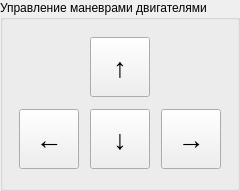
        <widget class="QGroupBox" name="groupBox_8">
         <property name="geometry">
          <rect>
           <x>629</x>
           <y>400</y>
           <width>240</width>
           <height>191</height>
          </rect>
         </property>
         <property name="title">
          <string>Управление маневрами двигателями</string>
         </property>
         <layout class="QVBoxLayout" name="verticalLayout_18">
          <item>
           <layout class="QHBoxLayout" name="horizontalLayout_19" stretch="0,0,0">
            <item>
             <spacer name="horizontalSpacer_20">
              <property name="orientation">
               <enum>Qt::Horizontal</enum>
              </property>
              <property name="sizeHint" stdset="0">
               <size>
                <width>58</width>
                <height>20</height>
               </size>
              </property>
             </spacer>
            </item>
            <item>
             <widget class="QPushButton" name="pushButton_5">
              <property name="minimumSize">
               <size>
                <width>60</width>
                <height>60</height>
               </size>
              </property>
              <property name="maximumSize">
               <size>
                <width>60</width>
                <height>60</height>
               </size>
              </property>
              <property name="font">
               <font>
                <pointsize>20</pointsize>
               </font>
              </property>
              <property name="autoFillBackground">
               <bool>false</bool>
              </property>
              <property name="text">
               <string>↑</string>
              </property>
              <property name="autoDefault">
               <bool>false</bool>
              </property>
              <property name="default">
               <bool>false</bool>
              </property>
              <property name="flat">
               <bool>false</bool>
              </property>
             </widget>
            </item>
            <item>
             <spacer name="horizontalSpacer_21">
              <property name="orientation">
               <enum>Qt::Horizontal</enum>
              </property>
              <property name="sizeHint" stdset="0">
               <size>
                <width>48</width>
                <height>20</height>
               </size>
              </property>
             </spacer>
            </item>
           </layout>
          </item>
          <item>
           <layout class="QHBoxLayout" name="horizontalLayout_9">
            <item>
             <widget class="QPushButton" name="pushButton_7">
              <property name="minimumSize">
               <size>
                <width>60</width>
                <height>60</height>
               </size>
              </property>
              <property name="maximumSize">
               <size>
                <width>60</width>
                <height>60</height>
               </size>
              </property>
              <property name="font">
               <font>
                <pointsize>20</pointsize>
               </font>
              </property>
              <property name="text">
               <string>←</string>
              </property>
             </widget>
            </item>
            <item>
             <widget class="QPushButton" name="pushButton_6">
              <property name="minimumSize">
               <size>
                <width>60</width>
                <height>60</height>
               </size>
              </property>
              <property name="maximumSize">
               <size>
                <width>60</width>
                <height>60</height>
               </size>
              </property>
              <property name="font">
               <font>
                <pointsize>20</pointsize>
               </font>
              </property>
              <property name="text">
               <string>↓</string>
              </property>
             </widget>
            </item>
            <item>
             <widget class="QPushButton" name="pushButton_8">
              <property name="minimumSize">
               <size>
                <width>60</width>
                <height>60</height>
               </size>
              </property>
              <property name="maximumSize">
               <size>
                <width>60</width>
                <height>60</height>
               </size>
              </property>
              <property name="font">
               <font>
                <pointsize>20</pointsize>
               </font>
              </property>
              <property name="text">
               <string>→</string>
              </property>
             </widget>
            </item>
           </layout>
          </item>
         </layout>
        </widget>
